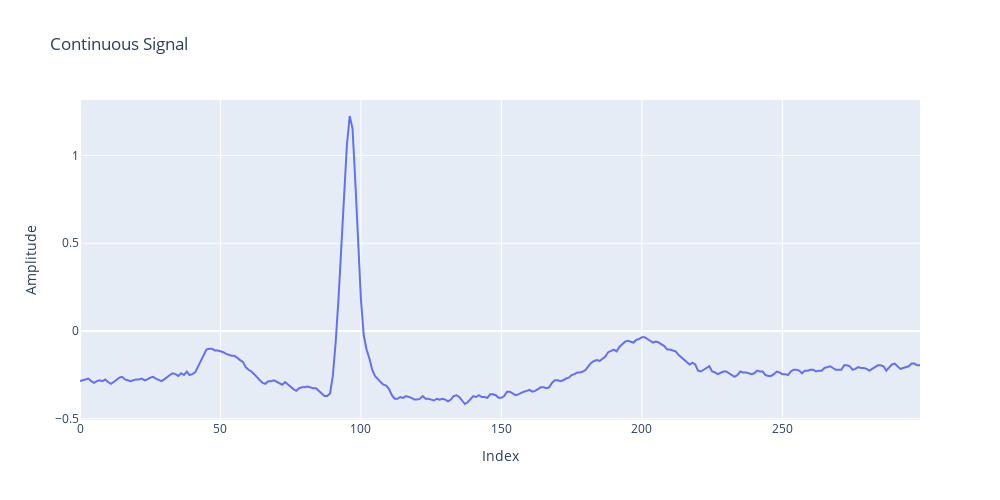

Notebook code for this chart:
### Markdown cell above
## After some investigating , I noticed the following:
* healthySignals and PVCSignals each contain 200 signals
* Each signal has 300 points
* Max amplitude is 1.6692
* Min amplitude is -2.1939

### Code cell
draw(healthySignals[104])  # drawing a random signal to see what we are working with

### Figure 1 — Plotly figure (JSON) as saved in the notebook; plotly's stock layout.template omitted (floating-point values rounded to 4 significant figures; data arrays with more than 128 entries replaced by an {"elided": "..."} marker saying what was removed)
{"data": [{"mode": "lines", "name": "Continuous Signal", "type": "scatter", "y": {"elided": "300 float values"}}], "layout": {"height": 500, "title": {"text": "Continuous Signal"}, "width": 1000, "xaxis": {"title": {"text": "Index"}}, "yaxis": {"title": {"text": "Amplitude"}}}}
